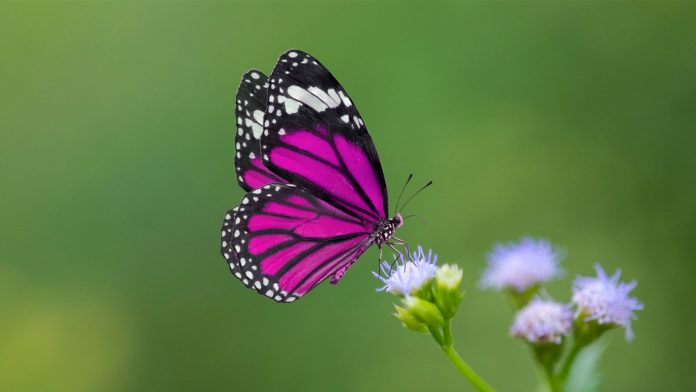
#> input picture butterfly.jpg, 696 x 392 px
$ python auto-crop.py
#> lines starting #> are read from the running program, lines starting #| are printed output that depends on the picture; after the words box and inside, x2 and y2 are one past the last pixel; in counts of white or black regions, pixels touching at a corner belong together
from time import time

import cv2
import matplotlib.pyplot as plt
import numpy as np

def auto_crop(file_name):
    """
    Input argument: file_name (Image file name, e.g., 'rose.tif')

    This function will auto crop the given image using image processing technique

    Output: ROI
    """
#> called with file_name = 'butterfly.jpg'
    # Start timer
    start_time = time()
    # Read an image
    img = cv2.imread(file_name, cv2.IMREAD_UNCHANGED)
#> img is the input picture: shape (392, 696, 3); mean B, G, R 71, 121.2, 98
    height = img.shape[0]
#> height = 392
    width = img.shape[1]
#> width = 696
    # Check image is grayscale or not
    if len(img.shape) == 2:
        gray_img = img.copy()
    else:
        # Convert bgr image to grayscale image
        gray_img = cv2.cvtColor(img, cv2.COLOR_BGR2GRAY)
    # To find upper threshold, we need to apply Otsu's thresholding
    upper_thresh, thresh_img = cv2.threshold(gray_img, thresh=0, maxval=255, type=cv2.THRESH_BINARY + cv2.THRESH_OTSU)
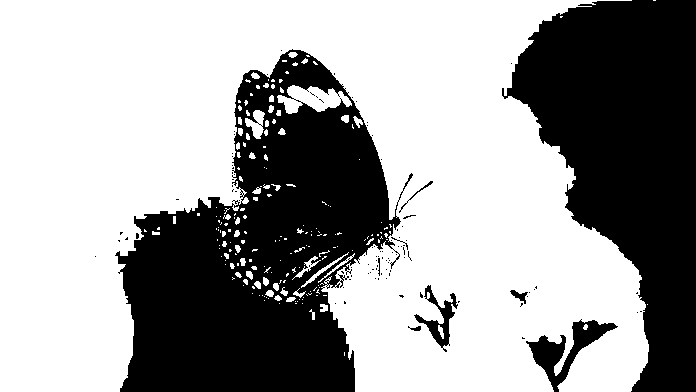
#> thresh_img: shape (392, 696); 62.2% white; 101 black regions (92 under 20 px), largest, box (x1, y1, x2, y2) and area: (115, 49, 413, 392) 55922, (502, 0, 696, 392) 43923, (526, 319, 618, 392) 2027
#> upper_thresh = 103
    # Calculate lower threshold
    lower_thresh = 0.5*upper_thresh
#> lower_thresh = 51.5
    # Apply canny edge detection
    canny = cv2.Canny(img, lower_thresh, upper_thresh)
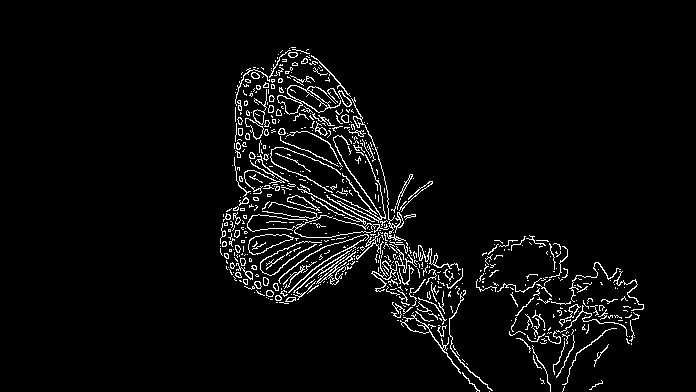
#> canny: shape (392, 696); 4.2% white in thin lines or dots, all inside (x1, y1, x2, y2) = (220, 47, 644, 392)
    # Finding the non-zero points of canny
    pts = np.argwhere(canny>0)
#> pts = 11361 pairs, first value 47 to 391, second value 220 to 643
    # Finding the min and max points
    y1,x1 = pts.min(axis=0)
#> y1 = 47; x1 = 220
    y2,x2 = pts.max(axis=0)
#> y2 = 391; x2 = 643
    # Crop ROI from the givn image
    roi_img = img[y1:y2, x1:x2]
    # Printing image dimensions, execution time
    print(f'Original image dimensions: {width}x{height}')
#| Original image dimensions: 696x392
    print(f'Execution time: {time()-start_time} sec')
    # Display images
    fig = plt.figure()
    fig.suptitle('Auto Cropping using Canny Edge Detection', fontsize=16)
    fig.add_subplot(1,3, 1).set_title('Orginal image')
    plt.imshow(cv2.cvtColor(img, cv2.COLOR_BGR2RGB))
    fig.add_subplot(1,3, 2).set_title('Apply canny edge detection')
    plt.imshow(cv2.cvtColor(canny, cv2.COLOR_BGR2RGB))
    fig.add_subplot(1,3, 3).set_title('ROI')
    plt.imshow(cv2.cvtColor(roi_img, cv2.COLOR_BGR2RGB))
    plt.show()
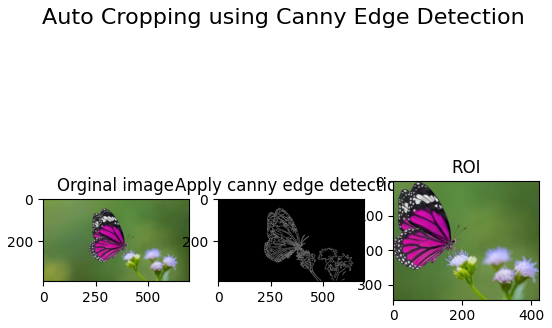
#> figure drawn by matplotlib, 3 panels

    return roi_img


def image_attributes(img):
    """
    Input argument: img (Opencv mat)

    This function will display the following image attributes:
    - Height and Width
    - Color Channel
    - DPI
    - Max/Min/Average Intensity Values

    Output: image attributes
    """
    height = img.shape[0]
#> height = 344
    width = img.shape[1]
#> width = 423
    if len(img.shape) == 2:
        no_of_channels = 1
    else:
        no_of_channels = img.shape[2]
#> no_of_channels = 3
    bit_depth = no_of_channels*8
#> bit_depth = 24
    storage_size = int((height*width*bit_depth)/8)
#> storage_size = 436536
    # Calculate intensity value
    min_intensity = img.min(axis=0).min(axis=0)
#> min_intensity = [0, 0, 0]
    max_intensity = img.max(axis=0).max(axis=0)
#> max_intensity = [255, 255, 255]
    average_intensity = img.mean(axis=0).mean(axis=0).astype(int)
#> average_intensity = [77, 114, 101]

    print(f'- Image dimensions: {width}x{height}')
#| - Image dimensions: 423x344
    print(f'- Height (rows): {height} pixels')
#| - Height (rows): 344 pixels
    print(f'- Width (columns): {width} pixels')
#| - Width (columns): 423 pixels
    print(f'- No. of pixels: {height*width}')
#| - No. of pixels: 145512
    print(f'- Color channels: {no_of_channels}')
#| - Color channels: 3
    print(f'- Bit depth: {bit_depth}')
#| - Bit depth: 24
    print(f'- Storage size (without compression)): {storage_size} bytes')
#| - Storage size (without compression)): 436536 bytes
    print('- Intensity Values')
    if no_of_channels == 1:
        print(f'\tMin Intensity: {min_intensity}')
        print(f'\tMax Intensity: {max_intensity}')
        print(f'\tAverage Intensity: {average_intensity}')
    elif no_of_channels == 3:
        print(f'\tMin Intensity (Blue): {min_intensity[0]}')
#| 	Min Intensity (Blue): 0
        print(f'\tMax Intensity (Blue): {max_intensity[0]}')
#| 	Max Intensity (Blue): 255
        print(f'\tAverage Intensity (Blue): {average_intensity[0]}')
#| 	Average Intensity (Blue): 77
        print(f'\tMin Intensity (Green): {min_intensity[1]}')
#| 	Min Intensity (Green): 0
        print(f'\tMax Intensity (Green) {max_intensity[1]}')
#| 	Max Intensity (Green) 255
        print(f'\tAverage Intensity (Green): {average_intensity[1]}')
#| 	Average Intensity (Green): 114
        print(f'\tMin Intensity (Red): {min_intensity[2]}')
#| 	Min Intensity (Red): 0
        print(f'\tMax Intensity (Red) {max_intensity[2]}')
#| 	Max Intensity (Red) 255
        print(f'\tAverage Intensity (Red): {average_intensity[2]}')
#| 	Average Intensity (Red): 101


def image_features(img):
    """
    Input argument: img (Opencv mat)

    This function will display the following image features:
    - Edges
    - Corners / interest points
    - Blobs / regions of interest points
    - Ridges

    Output: display image features
    """
    # Apply canny edge detection
    canny_img = cv2.Canny(img, 50, 200)
#> canny_img: shape (344, 423); 6.1% white in thin lines or dots
    # Check image is grayscale or not
    if len(img.shape) == 2:
        gray_img = img.copy()
        img = cv2.cvtColor(img, cv2.COLOR_GRAY2BGR)
    else:
        # Convert bgr image to grayscale image
        gray_img = cv2.cvtColor(img, cv2.COLOR_BGR2GRAY)
#> gray_img: shape (344, 423)

    # Get heatmap image
    heatmap_img = cv2.applyColorMap(gray_img, cv2.COLORMAP_JET)

    # Corners detection
    corner_img = img.copy()
    gray_img_float = np.float32(gray_img)
    dst = cv2.cornerHarris(gray_img_float,2,3,0.04)
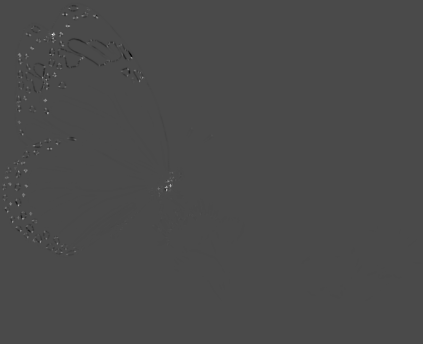
#> dst: shape (344, 423) float32; min -52252468, max 127708640, mean 32340.9; drawn with min black and max white
    dst = cv2.dilate(dst, None)
    # Threshold for an optimal value
    corner_img[dst>0.01*dst.max()]=[0,0,255]
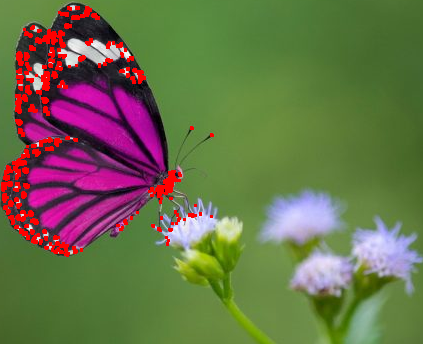
#> corner_img: shape (344, 423, 3); mean B, G, R 73.7, 110.9, 106.6

    ridge_filter = cv2.ximgproc.RidgeDetectionFilter_create()
    ridges_img = ridge_filter.getRidgeFilteredImage(img)
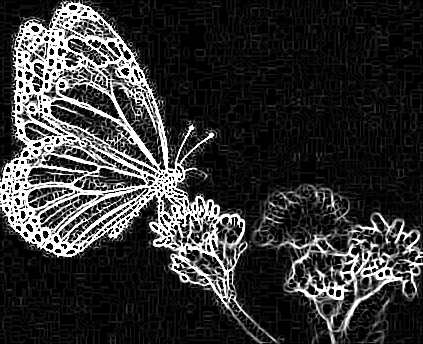
#> ridges_img: shape (344, 423); min 0, max 255, mean 52.3

    # Display image features
    fig = plt.figure()
    fig.suptitle('Image Features', fontsize=16)

    fig.add_subplot(2,2, 1).set_title('Edges')
    plt.imshow(cv2.cvtColor(canny_img, cv2.COLOR_BGR2RGB))

    fig.add_subplot(2,2, 2).set_title('Corners')
    plt.imshow(cv2.cvtColor(corner_img, cv2.COLOR_BGR2RGB))

    fig.add_subplot(2,2, 3).set_title('Ridges')
    plt.imshow(cv2.cvtColor(ridges_img, cv2.COLOR_BGR2RGB))

    fig.add_subplot(2,2, 4).set_title('Heatmap')
    plt.imshow(cv2.cvtColor(heatmap_img, cv2.COLOR_BGR2RGB))
    plt.show()
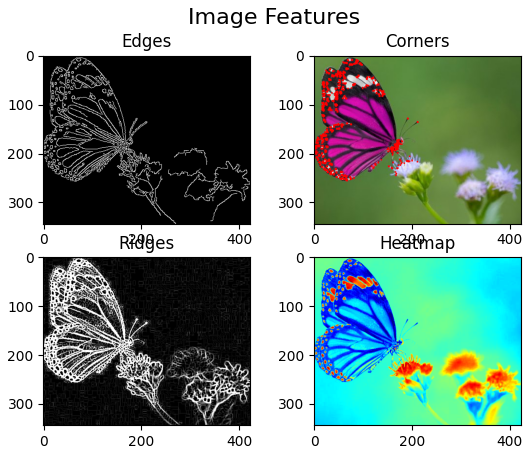
#> figure drawn by matplotlib, 4 panels


if __name__ == '__main__':
    file_name = 'butterfly.jpg'
    roi_img = auto_crop(file_name)
    print('ROI attributes:-')
    image_attributes(roi_img)
    image_features(roi_img)
